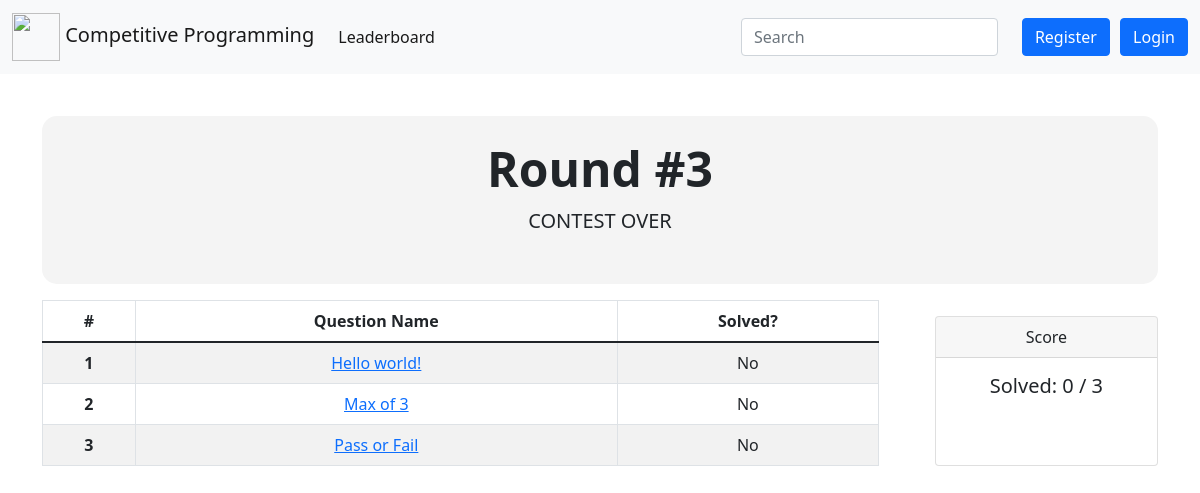
Page /Contest/contest.php?id=3 on the committed database.
### tables this page shows
CREATE TABLE `contest_details` (
  `contest_id` int(11) NOT NULL,
  `contest_name` varchar(100) NOT NULL,
  `contest_date` timestamp NOT NULL DEFAULT current_timestamp() ON UPDATE current_timestamp(),
  `contest_duration` time NOT NULL,
  `contest_author` varchar(100) DEFAULT NULL,
  `contest_description` varchar(1000) NOT NULL
);

CREATE TABLE `questions` (
  `id` int(11) NOT NULL,
  `title` text NOT NULL,
  `contest_id` int(11) NOT NULL,
  `question` text NOT NULL,
  `time_limit` int(11) NOT NULL,
  `memory_limit` int(11) NOT NULL,
  `test_input` text NOT NULL,
  `expected_output` text NOT NULL
);

### Contest/contest.php (the view, shortened to what this page needs)
<!DOCTYPE html>
<html lang="en">
<?php
include("../commons/header.php");
include("../commons/db_connection.php");
?>
<head>
    <link rel="stylesheet" href="./contest.css">
</head>
<body class="container">
<?php
$contest_id = htmlspecialchars($_GET["id"]);
$sql = "SELECT * FROM CONTEST_DETAILS WHERE CONTEST_ID = $contest_id";
$result = $conn->query($sql);
$contest_details = $result->fetch_assoc();
?>
<div class="hero px-3 py-4 my-3 text-center">
    <h1 class="display-5 fw-bold">
        <?php echo $contest_details["contest_name"] ?>
    </h1>
    <div class="col-lg-6 mx-auto">
        <p id="timer" class="lead mb-4">
        </p>
    </div>
</div>
<?php
$user_id = 1;
$solved_count = 0;
$total_count = 0;
$sql = "
    SELECT * FROM QUESTIONS
    LEFT JOIN
    USER_RECORDS
    ON QUESTIONS.ID = USER_RECORDS.QID AND
    QUESTIONS.CONTEST_ID = $contest_id AND
    $user_id = USER_RECORDS.UID
";
$result = $conn->query($sql);
?>
<div class="qs">
    <div class="tables">
        <table class="table table-striped table-hover text-center table-bordered">
            <thead>
            <tr>
                <th scope="col">
                    #
                </th>
                <th scope="col">
                    Question Name
                </th>
                <th scope="col">
                    Solved?
                </th>
            </tr>
            </thead>
            <tbody>
            <?php
            while ($row = $result->fetch_assoc()) {
                echo '
                    <tr>
                        <th scope="row">
                            ' . $row["id"] . '
                        </th>
                        <td>
                            <a href="http://localhost/competitive-programming-platform/Question?id=' . $row["id"] . '">
                                ' . $row["title"] . '
                            </a>
                        </td>
                        <td>
                            ' . (($row["qid"] == "") ? "No" : "Yes") . '
                        </td>
                    </tr>
                ';
                $total_count++;
            }
            ?>
            </tbody>
        </table>
    </div>
    <div class="board">
        <div class="card text-center" style="height: 150px;">
            <div class="card-header">
                Score
            </div>
            <div class="card-body">
                <h5 class="card-title">
                    Solved: <?php echo $solved_count . ' / ' . $total_count; ?>
                </h5>
            </div>
        </div>
    </div>
</div>
</body>
</html>

### Contest/contest.css (style rules this page uses)
body { padding-top: 100px; width: 100vw; display: flex; flex-direction: column; justify-content: flex-start; align-items: center; }
.hero { background: #f4f4f4; border-radius: 15px; width: 100%; }
.qs { display: flex; justify-content: space-between; align-items: center; width: 100%; }
.tables { width: 75%; }
.board { width: 20%; }

### rows in the picture
contest_details: contest_name "Round #3"
questions: id "1", title "Hello world!"
questions: id "2", title "Max of 3"
questions: id "3", title "Pass or Fail"

### other values in the picture
$solved_count "0"
$total_count "3"
